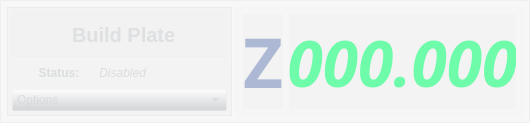
           <widget class="QFrame" name="buildPlateDisplay_frame">
            <property name="minimumSize">
             <size>
              <width>0</width>
              <height>110</height>
             </size>
            </property>
            <property name="maximumSize">
             <size>
              <width>530</width>
              <height>125</height>
             </size>
            </property>
            <property name="styleSheet">
             <string notr="true">background: rgba(212,215,217,24);
</string>
            </property>
            <property name="frameShape">
             <enum>QFrame::StyledPanel</enum>
            </property>
            <property name="frameShadow">
             <enum>QFrame::Raised</enum>
            </property>
            <layout class="QHBoxLayout" name="horizontalLayout_20">
             <property name="spacing">
              <number>4</number>
             </property>
             <property name="leftMargin">
              <number>6</number>
             </property>
             <property name="topMargin">
              <number>6</number>
             </property>
             <property name="rightMargin">
              <number>6</number>
             </property>
             <property name="bottomMargin">
              <number>6</number>
             </property>
             <item>
              <widget class="QFrame" name="buildPlateDisplayInfo_Frame">
               <property name="minimumSize">
                <size>
                 <width>225</width>
                 <height>0</height>
                </size>
               </property>
               <property name="maximumSize">
                <size>
                 <width>300</width>
                 <height>16777215</height>
                </size>
               </property>
               <property name="frameShape">
                <enum>QFrame::StyledPanel</enum>
               </property>
               <property name="frameShadow">
                <enum>QFrame::Raised</enum>
               </property>
               <layout class="QVBoxLayout" name="verticalLayout_25">
                <property name="spacing">
                 <number>4</number>
                </property>
                <property name="leftMargin">
                 <number>4</number>
                </property>
                <property name="topMargin">
                 <number>4</number>
                </property>
                <property name="rightMargin">
                 <number>4</number>
                </property>
                <property name="bottomMargin">
                 <number>4</number>
                </property>
                <item>
                 <widget class="QFrame" name="buildPlateTitle_frame">
                  <property name="styleSheet">
                   <string notr="true">background:rgba(212,215,217,10);
</string>
                  </property>
                  <property name="frameShape">
                   <enum>QFrame::StyledPanel</enum>
                  </property>
                  <property name="frameShadow">
                   <enum>QFrame::Raised</enum>
                  </property>
                  <layout class="QHBoxLayout" name="horizontalLayout_21">
                   <property name="spacing">
                    <number>4</number>
                   </property>
                   <property name="leftMargin">
                    <number>4</number>
                   </property>
                   <property name="topMargin">
                    <number>4</number>
                   </property>
                   <property name="rightMargin">
                    <number>4</number>
                   </property>
                   <property name="bottomMargin">
                    <number>4</number>
                   </property>
                   <item alignment="Qt::AlignLeft">
                    <widget class="QPushButton" name="buildPlateEnable_button">
                     <property name="sizePolicy">
                      <sizepolicy hsizetype="Preferred" vsizetype="Preferred">
                       <horstretch>0</horstretch>
                       <verstretch>0</verstretch>
                      </sizepolicy>
                     </property>
                     <property name="minimumSize">
                      <size>
                       <width>28</width>
                       <height>32</height>
                      </size>
                     </property>
                     <property name="baseSize">
                      <size>
                       <width>32</width>
                       <height>32</height>
                      </size>
                     </property>
                     <property name="styleSheet">
                      <string notr="true">background:none;
color: rgba(212,215,217,100)</string>
                     </property>
                     <property name="text">
                      <string/>
                     </property>
                     <property name="icon">
                      <iconset resource="../resources/icons.qrc">
                       <normaloff>:/icons/icons/toggle-off1.png</normaloff>
                       <normalon>:/icons/icons/toggle-on1.png</normalon>:/icons/icons/toggle-off1.png</iconset>
                     </property>
                     <property name="iconSize">
                      <size>
                       <width>34</width>
                       <height>22</height>
                      </size>
                     </property>
                     <property name="checkable">
                      <bool>true</bool>
                     </property>
                     <property name="flat">
                      <bool>true</bool>
                     </property>
                    </widget>
                   </item>
                   <item alignment="Qt::AlignHCenter">
                    <widget class="QLabel" name="buildPlate_title">
                     <property name="minimumSize">
                      <size>
                       <width>150</width>
                       <height>32</height>
                      </size>
                     </property>
                     <property name="maximumSize">
                      <size>
                       <width>16777215</width>
                       <height>16777215</height>
                      </size>
                     </property>
                     <property name="font">
                      <font>
                       <pointsize>15</pointsize>
                       <weight>75</weight>
                       <bold>true</bold>
                      </font>
                     </property>
                     <property name="styleSheet">
                      <string notr="true">background:none;
color: rgba(212,215,217,180)</string>
                     </property>
                     <property name="inputMethodHints">
                      <set>Qt::ImhNoEditMenu</set>
                     </property>
                     <property name="text">
                      <string>Build Plate </string>
                     </property>
                     <property name="alignment">
                      <set>Qt::AlignLeading|Qt::AlignLeft|Qt::AlignVCenter</set>
                     </property>
                    </widget>
                   </item>
                  </layout>
                 </widget>
                </item>
                <item>
                 <layout class="QHBoxLayout" name="buildPlateDisplayStatus_layout">
                  <property name="spacing">
                   <number>0</number>
                  </property>
                  <item>
                   <widget class="QPushButton" name="buildPlateDisplayStatus_indicator">
                    <property name="maximumSize">
                     <size>
                      <width>20</width>
                      <height>16777215</height>
                     </size>
                    </property>
                    <property name="styleSheet">
                     <string notr="true">background:none;</string>
                    </property>
                    <property name="text">
                     <string/>
                    </property>
                    <property name="icon">
                     <iconset resource="../resources/icons.qrc">
                      <normaloff>:/icons/icons/redbutton.png</normaloff>:/icons/icons/redbutton.png</iconset>
                    </property>
                    <property name="flat">
                     <bool>true</bool>
                    </property>
                   </widget>
                  </item>
                  <item>
                   <widget class="QLabel" name="buildPlateDisplayStatus_title">
                    <property name="minimumSize">
                     <size>
                      <width>0</width>
                      <height>24</height>
                     </size>
                    </property>
                    <property name="maximumSize">
                     <size>
                      <width>64</width>
                      <height>24</height>
                     </size>
                    </property>
                    <property name="font">
                     <font>
                      <weight>75</weight>
                      <bold>true</bold>
                     </font>
                    </property>
                    <property name="styleSheet">
                     <string notr="true">background: none;
color: rgba(212,215,217,200)</string>
                    </property>
                    <property name="text">
                     <string>  Status:</string>
                    </property>
                   </widget>
                  </item>
                  <item>
                   <widget class="QLabel" name="buildPlateDisplayStatus_field">
                    <property name="minimumSize">
                     <size>
                      <width>0</width>
                      <height>24</height>
                     </size>
                    </property>
                    <property name="maximumSize">
                     <size>
                      <width>16777215</width>
                      <height>24</height>
                     </size>
                    </property>
                    <property name="font">
                     <font>
                      <weight>50</weight>
                      <italic>true</italic>
                      <bold>false</bold>
                     </font>
                    </property>
                    <property name="styleSheet">
                     <string notr="true">background: none;
color: rgba(212,215,217,200)</string>
                    </property>
                    <property name="text">
                     <string> Disabled</string>
                    </property>
                   </widget>
                  </item>
                 </layout>
                </item>
                <item>
                 <widget class="QComboBox" name="buildPlate_options_box">
                  <property name="styleSheet">
                   <string notr="true">background:rgba(212,215,217,10);
color:rgba(212,215,217,200)</string>
                  </property>
                  <item>
                   <property name="text">
                    <string>Options</string>
                   </property>
                  </item>
                 </widget>
                </item>
               </layout>
              </widget>
             </item>
             <item>
              <widget class="QFrame" name="BuildPlateDisplayField_frame">
               <property name="minimumSize">
                <size>
                 <width>280</width>
                 <height>0</height>
                </size>
               </property>
               <property name="maximumSize">
                <size>
                 <width>500</width>
                 <height>16777215</height>
                </size>
               </property>
               <property name="styleSheet">
                <string notr="true">background: rgba(212,215,217,8);
</string>
               </property>
               <property name="frameShape">
                <enum>QFrame::StyledPanel</enum>
               </property>
               <property name="frameShadow">
                <enum>QFrame::Raised</enum>
               </property>
               <layout class="QHBoxLayout" name="horizontalLayout_27">
                <property name="leftMargin">
                 <number>6</number>
                </property>
                <property name="topMargin">
                 <number>6</number>
                </property>
                <property name="rightMargin">
                 <number>6</number>
                </property>
                <property name="bottomMargin">
                 <number>6</number>
                </property>
                <item>
                 <widget class="QLabel" name="buildPlateDisplayField_title">
                  <property name="maximumSize">
                   <size>
                    <width>66</width>
                    <height>16777215</height>
                   </size>
                  </property>
                  <property name="font">
                   <font>
                    <family>.SF NS Display Condensed</family>
                    <pointsize>52</pointsize>
                    <weight>75</weight>
                    <italic>false</italic>
                    <bold>true</bold>
                   </font>
                  </property>
                  <property name="styleSheet">
                   <string notr="true">background: rgba(212,215,217,16);
color: rgba(141,158,198,180)</string>
                  </property>
                  <property name="text">
                   <string>Z</string>
                  </property>
                  <property name="alignment">
                   <set>Qt::AlignCenter</set>
                  </property>
                  <property name="margin">
                   <number>-1</number>
                  </property>
                 </widget>
                </item>
                <item>
                 <widget class="QLabel" name="zPositionDisplay_field">
                  <property name="font">
                   <font>
                    <family>.SF NS Display Condensed</family>
                    <pointsize>48</pointsize>
                    <weight>75</weight>
                    <italic>true</italic>
                    <bold>true</bold>
                   </font>
                  </property>
                  <property name="styleSheet">
                   <string notr="true">background: rgba(212,215,217,16);
color: rgba(55,255,139, 180)</string>
                  </property>
                  <property name="text">
                   <string>000.000</string>
                  </property>
                  <property name="alignment">
                   <set>Qt::AlignCenter</set>
                  </property>
                 </widget>
                </item>
               </layout>
              </widget>
             </item>
            </layout>
           </widget>
